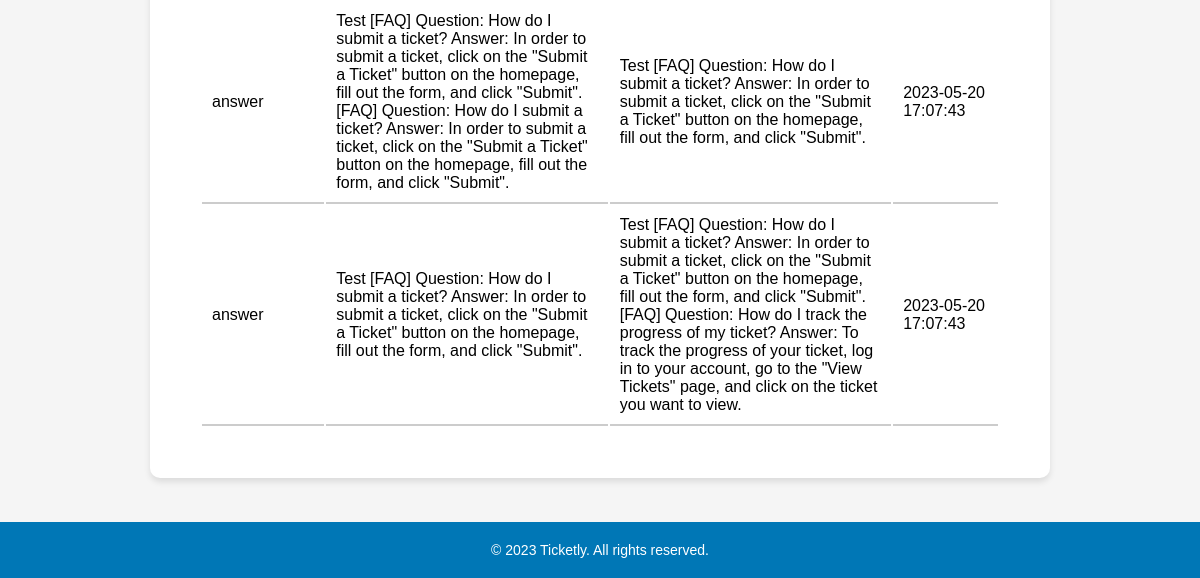
Before: /pages/ticketLog.php?id=1 (signed in, lower part) with the older database file.
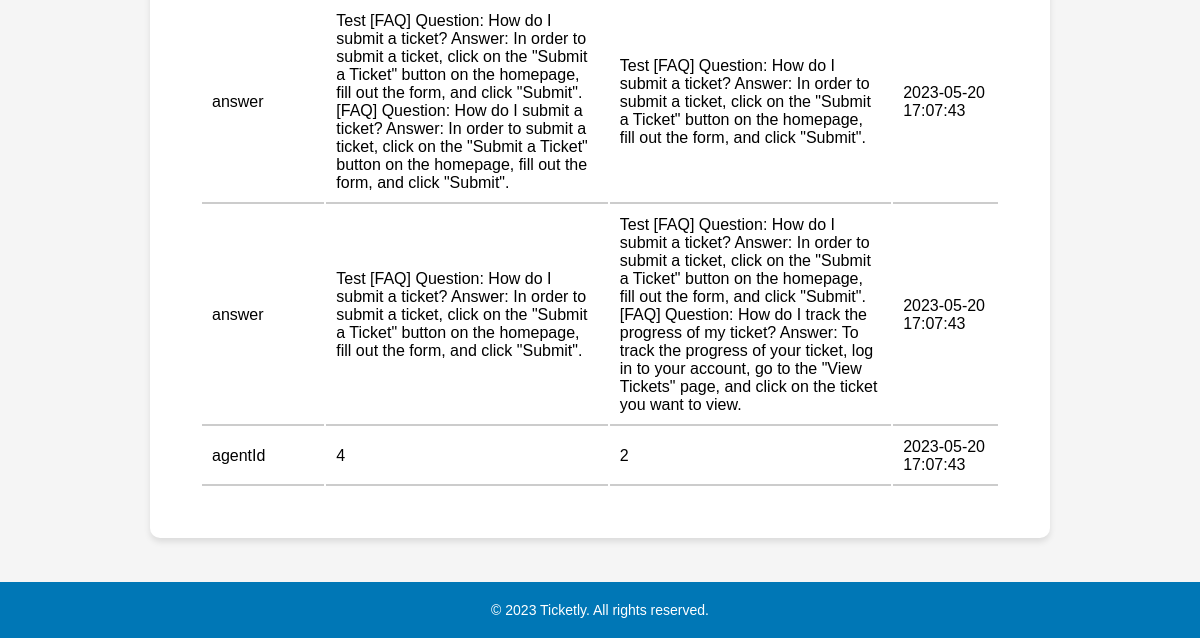
After: the same page with the newer database file.
### tables this page shows
CREATE TABLE ticket_logs (
    id INTEGER PRIMARY KEY AUTOINCREMENT,
    ticket_id INTEGER NOT NULL,
    field VARCHAR(255) NOT NULL,
    old_value TEXT,
    new_value TEXT,
    created_at DATETIME NOT NULL,
    FOREIGN KEY(ticket_id) REFERENCES tickets(id)
);

### pages/ticketLog.php (called while the page is built, shortened)
<?php
    $session = new Session();
    require_once(__DIR__ . '/../templates/ticketLog.tpl.php');
    drawTicketLog($session);
?>

### database/ticketLogs.class.php (called while the page is built, shortened)
<?php
    class TicketLogs {
        public function __construct(?int $id, int $ticketId, string $fieldName, string $oldValue, string $newValue) {
            $this->fieldName = $fieldName;
            $this->oldValue = $oldValue;
            $this->newValue = $newValue;
            $this->createdAt = date('Y-m-d H:i:s');
        }
    }
    function getLogsByTicketId(PDO $db, int $ticketId): array {
        $stmt = $db->prepare('SELECT * FROM ticket_logs WHERE ticket_id = :ticketId');
        $stmt->bindValue(':ticketId', $ticketId, PDO::PARAM_INT);
        $stmt->execute();
        $logs = [];
        while ($row = $stmt->fetch(PDO::FETCH_ASSOC)) {
            $logs[] = new TicketLogs(
                (int) $row['id'],
                (int) $row['ticket_id'],
                $row['field'],
                $row['old_value'],
                $row['new_value']
            );
        }
        return $logs;
    }
?>

### templates/ticketLog.tpl.php (the view, shortened to what this page needs)
<?php function drawTicketLog(Session $session) {
    ?>
    <!DOCTYPE html>
    <html lang="en">
    <head>
        <link rel="stylesheet" href="../style/listClients.css">
    </head>
    <body>
        <?php include '../templates/header.tpl.php';?>
        <main>
            <section id="ticket-log">
                <?php
                require_once '../database/connection.db.php';
                require_once '../database/ticketLogs.class.php';
                $db = getDatabaseConnection();
                $ticketID = $_GET['id'];
                $ticketLogs = getLogsByTicketId($db, $ticketID);
                if (empty($ticketLogs)) {
                    echo '<p>No logs found for this ticket.</p>';
                } else {
                    echo '<table>';
                    foreach ($ticketLogs as $log) {
                        echo '<tr>';
                        echo '<td>' . $log->fieldName . '</td>';
                        echo '<td>' . $log->oldValue . '</td>';
                        echo '<td>' . $log->newValue . '</td>';
                        echo '<td>' . $log->createdAt . '</td>';
                        echo '</tr>';
                    }
                    echo '</table>';
                }
                ?>
            </section>
        </main>
        <?php include '../templates/footer.tpl.php'; ?>
    </body>
    </html>
<?php } ?>

Changed rows visible on the page:
added ticket_logs: field "agentId", old_value "4", new_value "2", createdAt "2023-05-20 17:07:43"
